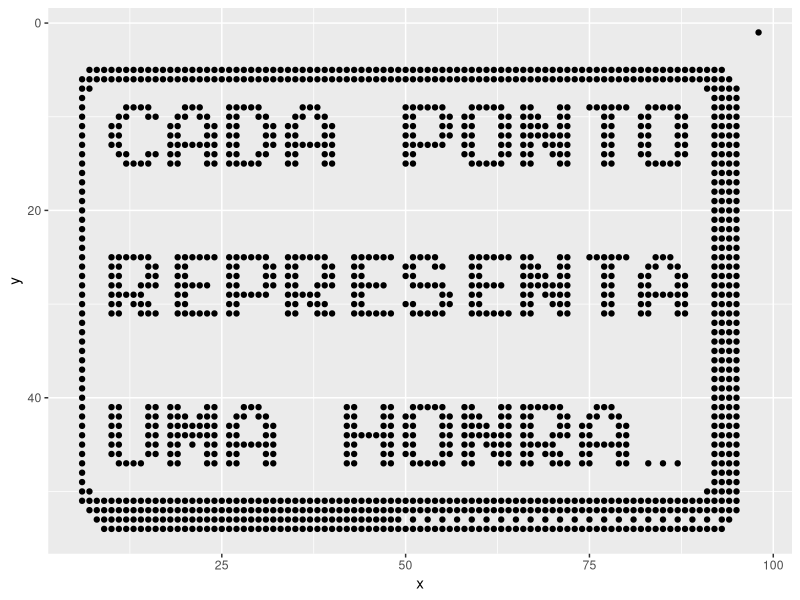

Recreate this plot in R. (Note: this script raises an error after producing the figure.)
library(tidyverse)
library(readxl)
#library(jsonlite)

grid <- read_excel("./prep-historias/grid_letras.xlsx", sheet = "export", skip = 0)

new_grid <- as.data.frame(grid[,-1])

gera_grid <- function(grid_inicial) {
  
  coordenadas <- data.frame()
  
  n <- 1
  
  for (x in 1:dim(grid_inicial)[2]) {
    for (y in 1:dim(grid_inicial)[1]) {
      if (!is.na(grid_inicial[y,x])) {
        #print(paste(y,x))
        coordenadas[n,1] <- x
        coordenadas[n,2] <- y
        n <- n+1
      }
    }
  }
  
  coordenadas_export <- coordenadas %>%
    rename(x = V1,
           y = V2) %>%
    mutate(nome = paste("bolha", row_number()))
  
  return(coordenadas_export)
}


exportar <- gera_grid(grid)
#exportar_copy <- exportar[824,]

#exportar <- bind_rows(exportar, exportar_copy)
# exportar <- exportar[1:825-757,] %>%
#   mutate(nome = paste("bolha", row_number()))

ggplot(exportar, aes(x = x, y = y)) + geom_point()  + scale_y_reverse()
#jsonlite::write_json(exportar, "grid_honras.json")
write.csv(exportar, file = "webpage/dados/grid_honras.csv")

## experimentos

max(exportar$y)

ggplot(exportar, aes(x, y)) + geom_raster() + scale_y_reverse()
ggplot(exportar, aes(x, y)) + geom_point(size = 4) + scale_y_reverse()
ggplot(exportar, aes(x, y)) + geom_hex(bins = c(43,52)) + scale_y_reverse()
ggplot(exportar, aes(x, y)) + geom_polygon(aes(group = nome)) + scale_y_reverse()

# cores
coral        <- rgb(255/255, 99/255, 79/255)
amarelo      <- rgb(255/255,227/255, 76/255)
cinza_claro  <- rgb(183/255,177/255,165/255)
cinza_medio  <- rgb(118/255,113/255,107/255)
cinza_escuro <- rgb( 51/255, 51/255, 51/255)

cores <- c(coral, amarelo, cinza_claro, cinza_medio, cinza_escuro)

exportar_cores <- exportar %>% rowwise() %>% mutate(cor = sample(cores, 1))

ggplot(exportar_cores, aes(x, y, color = cor)) + geom_point(size = 2) + scale_y_reverse() + scale_color_identity()
ggplot(exportar_cores, aes(x, y, fill = cor)) + geom_raster() + scale_y_reverse() + scale_fill_identity()


logo <- ggplot(exportar_cores, aes(x, y)) + geom_tile(fill = cinza_medio, color = cinza_escuro) + scale_y_reverse() + theme_minimal() + theme(axis.title = element_blank(), axis.text = element_blank(), axis.line = element_blank(), panel.grid = element_blank())

ggsave(logo, filename = "logo_px.png", width = 5.2, height = 4.3, dpi = 300, type = "cairo-png", bg = "transparent")
